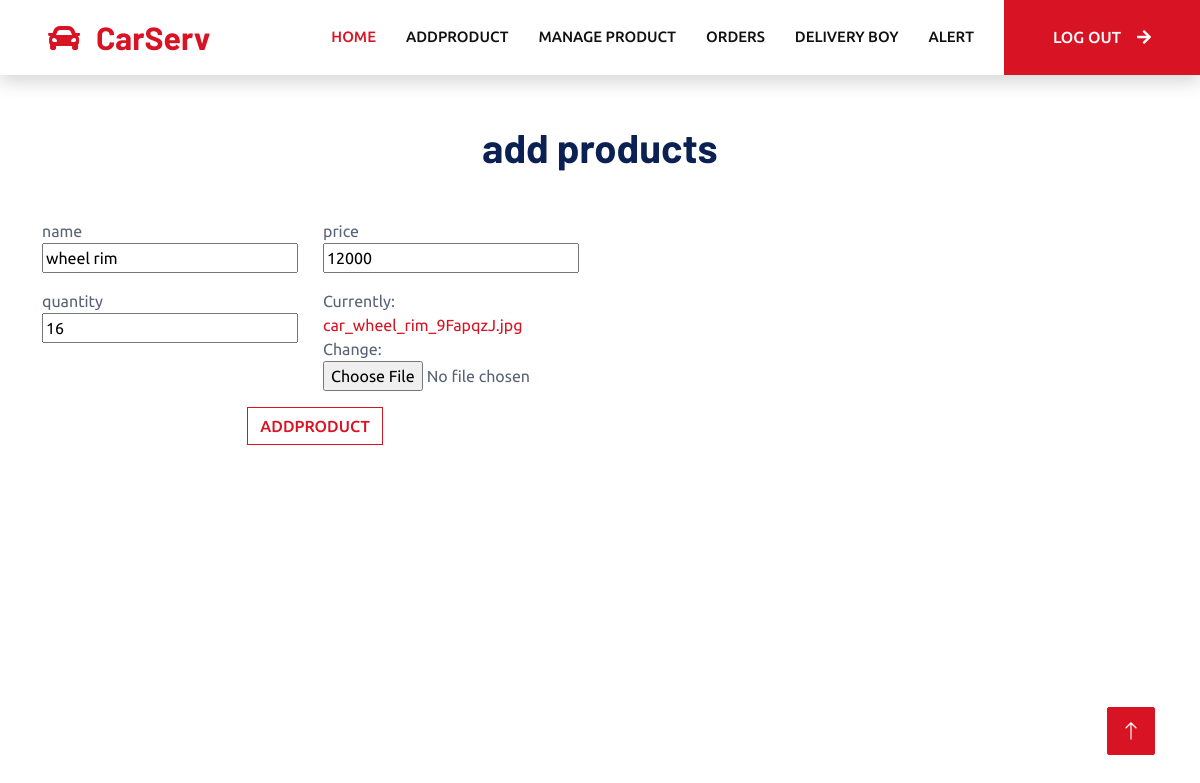
The app's page /proupdate/7 with its own data.
### carwash/models.py (models this page shows)
class product(models.Model):
    name = models.CharField(max_length=30)
    price = models.IntegerField()
    quantity = models.IntegerField()
    image = models.ImageField()

### carwash/views.py (the view)
# urls.py: path('proupdate/<int:u>',views.proup),
def proup(req,u):
    data=product.objects.get(pk=u)
    data1=updateform(instance=data)
    if req.method=='POST':
        d=updateform(req.POST,req.FILES,instance=data)
        if d.is_valid():
            d.save()
            return redirect(mpro)
        return redirect(mpro)
    return render(req,'adupdate.html',{'data':data1})

### carwash/forms.py
class updateform(forms.ModelForm):
    class Meta:
        model=product
        fields='__all__'

### template/adupdate.html (shortened to what this page needs)
<!DOCTYPE html>
<html lang="en">
<head>
    {% load static %}
    <link href="https://cdnjs.cloudflare.com/ajax/libs/font-awesome/5.10.0/css/all.min.css" rel="stylesheet">
    <link href="https://cdn.jsdelivr.net/npm/bootstrap-icons@1.4.1/font/bootstrap-icons.css" rel="stylesheet">
    <link href="{% static 'lib/animate/animate.min.css' %}" rel="stylesheet">
    <link href="{% static 'lib/owlcarousel/assets/owl.carousel.min.css' %}" rel="stylesheet">
    <link href="{% static 'lib/tempusdominus/css/tempusdominus-bootstrap-4.min.css' %}" rel="stylesheet" />
    <link href="{% static 'css/bootstrap.min.css' %}" rel="stylesheet">
    <link href="{% static 'css/style.css' %}" rel="stylesheet">
</head>
<body>
<nav class="navbar navbar-expand-lg bg-white navbar-light shadow sticky-top p-0">
        <a href="/" class="navbar-brand d-flex align-items-center px-4 px-lg-5">
            <h2 class="m-0 text-primary"><i class="fa fa-car me-3"></i>CarServ</h2>
        </a>
        <div class="collapse navbar-collapse" id="navbarCollapse">
            <div class="navbar-nav ms-auto p-4 p-lg-0">
                <a href="adhome" class="nav-item nav-link active">Home</a>
                <a href="product" class="nav-item nav-link">Addproduct</a>
                <a href="managepro" class="nav-item nav-link">Manage product</a>
                <a href="adorder" class="nav-item nav-link">Orders</a>
                <a href="deliveryboy" class="nav-item nav-link">delivery boy</a>
                <a href="alert" class="nav-item nav-link">alert</a>
            </div>
            <a href="logout" class="btn btn-primary py-4 px-lg-5 d-none d-lg-block">log out<i class="fa fa-arrow-right ms-3"></i></a>
        </div>
    </nav>
    <div class="container-xxl py-5">
        <div class="container">
            <div class="text-center wow fadeInUp" data-wow-delay="0.1s">
                <h1 class="mb-5">add products</h1>
            </div>
            <div class="row g-4">
                <div class="col-md-6">
                    <div class="wow fadeInUp" data-wow-delay="0.2s">
                        <form action="" method="post" enctype="multipart/form-data">
                            <div class="row g-3">
                                <div class="col-md-6">
                                    <label for="name">name</label>
                                    <div class="form-floating">
                                        {{data.name}}
                                    </div>
                                </div>
                                <div class="col-6">
                                    <label for="price">price</label>
                                    <div class="form-floating">
                                        {{data.price}}
                                    </div>
                                </div>
                                <div class="col-md-6">
                                    <label for="quantity">quantity</label>
                                    <div class="form-floating">
                                        {{data.quantity}}
                                    </div>
                                </div>
                                <div class="col-6">
                                    <div class="form-floating">
                                        {{data.image}}
                                    </div>
                                </div>
                                <div class="col-12">
                                    <center><button type="submit" class="btn btn-outline-primary">addproduct</button></center>
                                </div>
                            </div>
                        </form>
                    </div>
                </div>
            </div>
        </div>
    </div>
    <a href="#" class="btn btn-lg btn-primary btn-lg-square back-to-top"><i class="bi bi-arrow-up"></i></a>
</body>
</html>

### static/css/style.css (style rules this page uses)
:root { --primary: #D81324; --secondary: #0B2154; --light: #F2F2F2; --dark: #111111; }
.back-to-top { position: fixed; display: none; right: 45px; bottom: 45px; z-index: 99; }
.btn { font-weight: 500; text-transform: uppercase; transition: .5s; }
.btn.btn-primary, .btn.btn-secondary { color: #FFFFFF; }
.btn-lg-square { width: 48px; height: 48px; }
.btn-square, .btn-sm-square, .btn-lg-square { padding: 0; display: flex; align-items: center; justify-content: center; font-weight: normal; border-radius: 2px; }
.navbar-light .navbar-nav .nav-link { margin-right: 30px; padding: 25px 0; color: #FFFFFF; font-size: 15px; text-transform: uppercase; outline: none; }
.navbar-light .navbar-nav .nav-link:hover, .navbar-light .navbar-nav .nav-link.active { color: var(--primary); }
.navbar-light .navbar-brand, .navbar-light a.btn { height: 75px; }
.navbar-light .navbar-nav .nav-link { color: var(--dark); font-weight: 500; }
.navbar-light.sticky-top { top: -100px; transition: .5s; }

### records on screen
product: name "wheel rim", price "12000", quantity "16"
